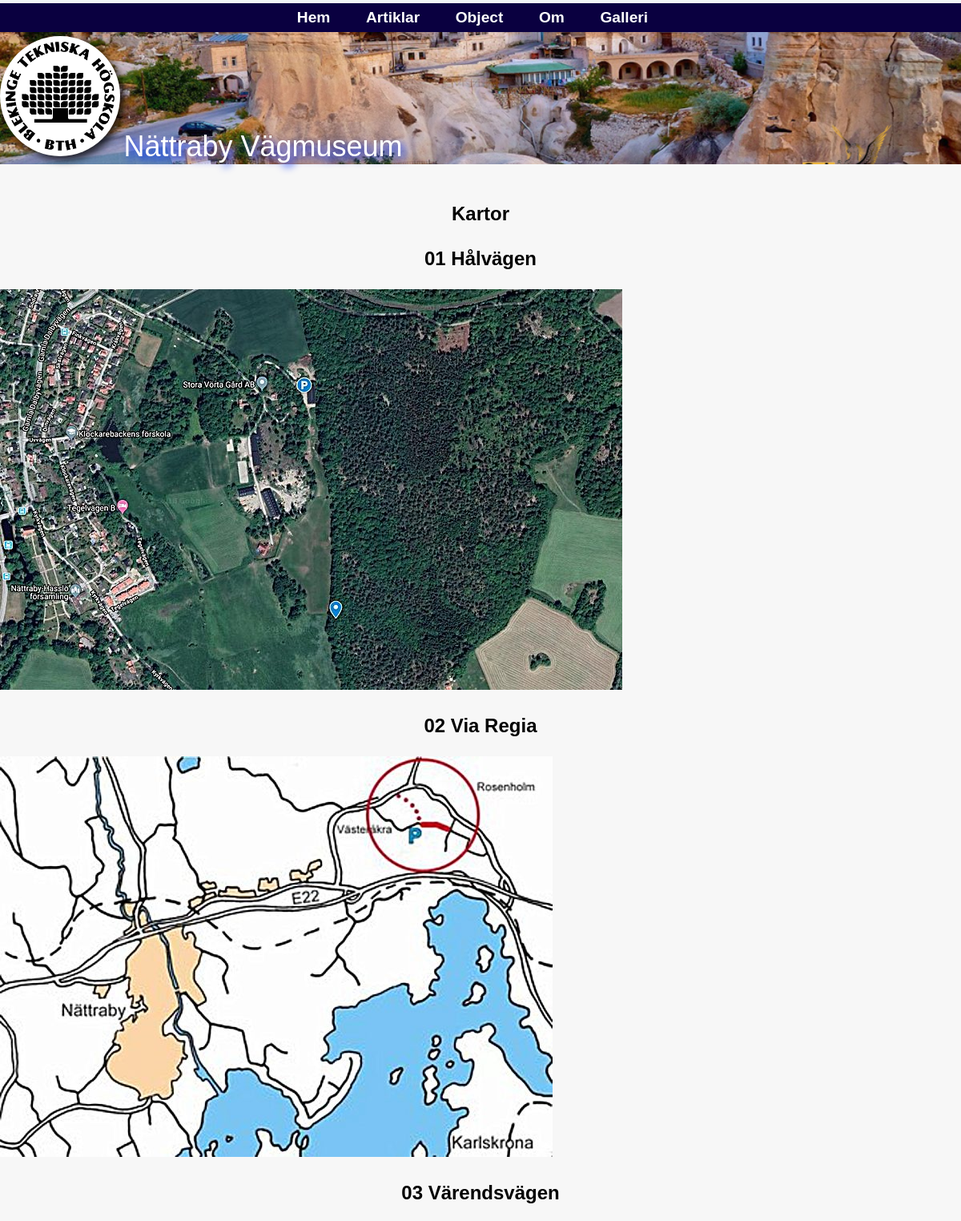
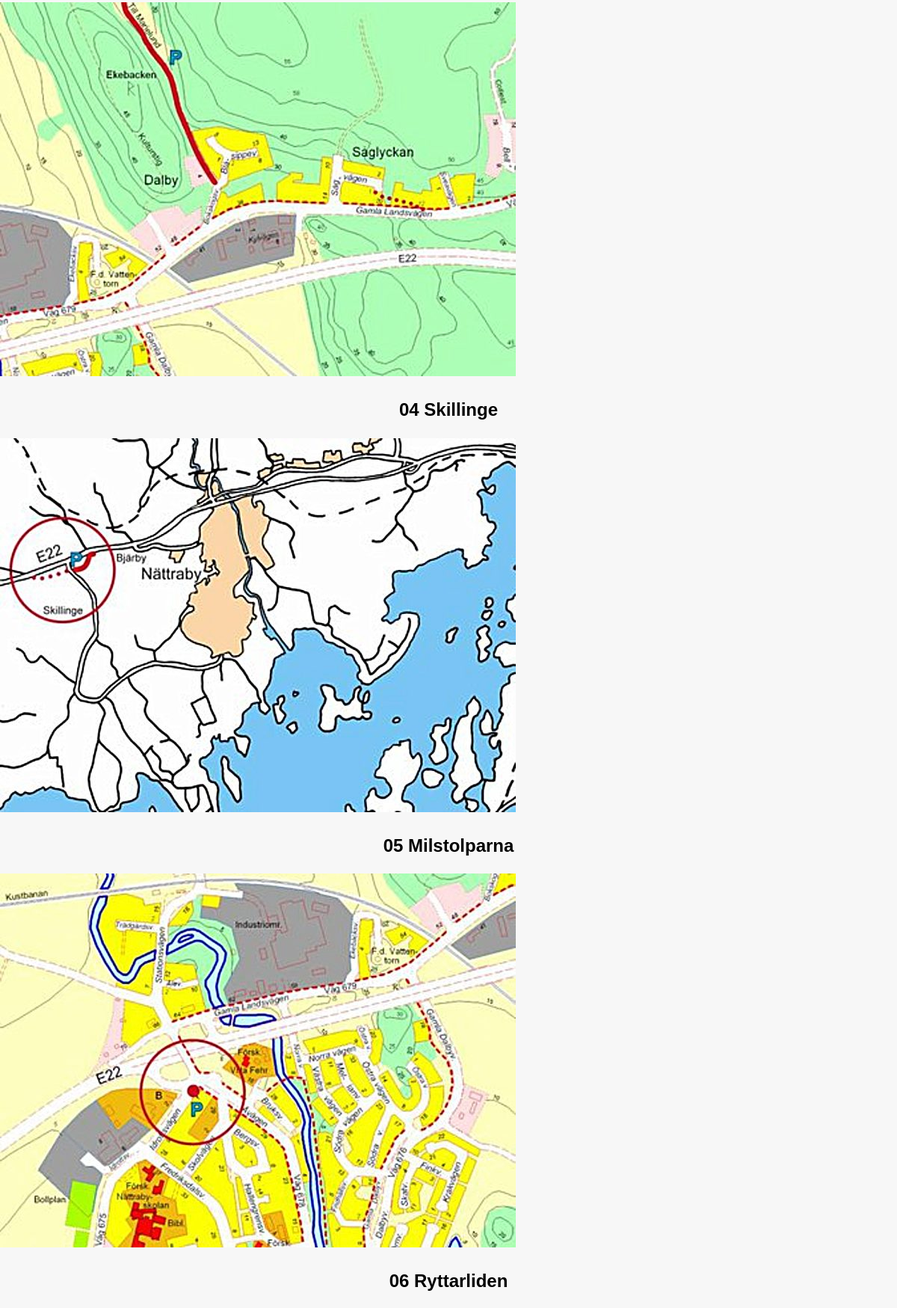
The page /public/articles2.php?id=17 (upper part) on the database its author committed (2 pictures, top to bottom).
### tables this page shows
CREATE TABLE article
(
    id INTEGER PRIMARY KEY NOT NULL,
    name TEXT UNIQUE NOT NULL,
    title TEXT NOT NULL,
    data TEXT NOT NULL,
    author TEXT NOT NULL,
    gps TEXT,
    mapImage TEXT,
    image1 TEXT,
    image1Alt TEXT,
    image1Text, TEXT,
    image2 TEXT,
    image2Alt TEXT,
    image2Text TEXT
);

### public/articles2.php (the view, shortened to what this page needs)
<?php
include('../view/header.php');
?><br>
<?php
if (isset($_GET['id'])) {
    $selectedTitle = $_GET['id'];
    $fileName = "../pdo/db/nvm.sqlite";
    $dsn = "sqlite:$fileName";
    $db = connectToDatabase($dsn);
    $sql = "SELECT title, data FROM article WHERE id = :id";
    $stmt = $db->prepare($sql);
    $stmt->bindParam(':id', $selectedTitle, PDO::PARAM_STR);
    $stmt->execute();
    $res = $stmt->fetch();
    if ($res) {
        echo "<h2>" . $res['title'] . "</h2>";
        echo "<p>" . $res['data'] . "</p>";
    } else {
        echo "Title not found in the database.";
    }
} else {
    echo "Title not provided.";
}
?>
<?php include('../view/footer.php'); ?>

### public/css/init.css (style rules this page uses)
html { box-sizing: border-box; font-size: 16px; max-width: 100%; height: auto; }
*, *:before, *:after { box-sizing: inherit; }
body { margin: 0; font-family: Arial, sans-serif; line-height: 1.5; background-color: #f0f0f0; overflow-x: hidden; }

### public/css/header.css (style rules this page uses)
:root { --light-color: #CFC; --medium-color: rgba(255, 255, 255, 0.805); --dark-color: rgb(255, 255, 255); --my-color:#37ebff; }

### public/css/footer.css (style rules this page uses)
html { background-color: #0a0040; }

### public/css/main.css (style rules this page uses)
body { background-color: #ffffff; }

### public/css/home.css (style rules this page uses)
body { font-family: Arial, sans-serif; background-color: #f7f7f7; }
.featured-exhibits, h2 { display: flex; justify-content: space-around; }

### rows shown on the page
article: title "Kartor", data "01 Hålvägen 02 Via Regia 03 Värendsvägen 04 Skillinge 05 Milstolparna 06 Ryttarliden", data (picture)
